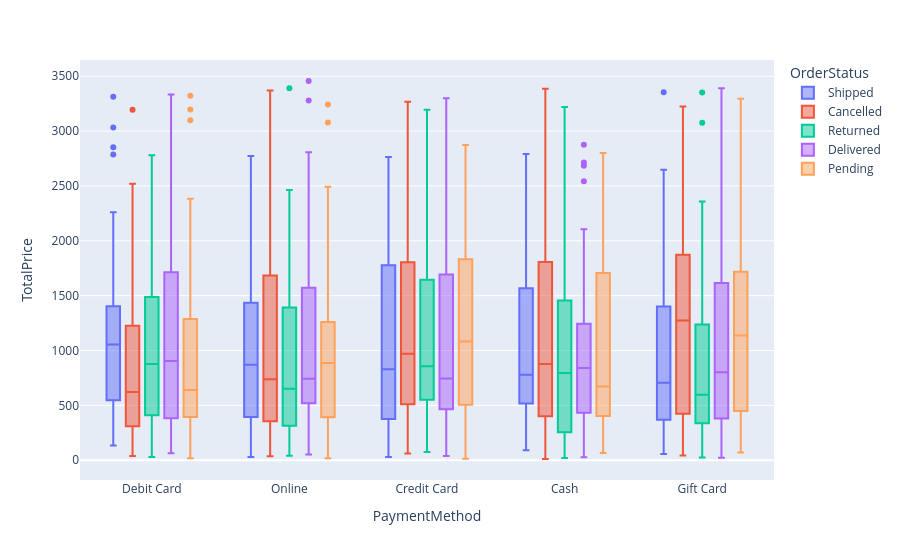

Here is the notebook cell this chart was saved with:
### Markdown cell above
Insight 

The number of items in the cart does not significantly impact whether an order is cancelled or returned. Customers tend to purchase a similar number of items across all order outcomes.

### Code cell
plt.figure(figsize=(15,8))
px.box(df, x="PaymentMethod", y="TotalPrice", color="OrderStatus")

### Figure 1 — Plotly figure (JSON) as saved in the notebook; plotly's stock layout.template omitted (floating-point values rounded to 4 significant figures; data arrays with more than 128 entries replaced by an {"elided": "..."} marker saying what was removed)
{"data": [{"alignmentgroup": "True", "hovertemplate": "OrderStatus=Shipped<br>PaymentMethod=%{x}<br>TotalPrice=%{y}<extra></extra>", "legendgroup": "Shipped", "marker": {"color": "#636efa"}, "name": "Shipped", "notched": false, "offsetgroup": "Shipped", "orientation": "v", "showlegend": true, "type": "box", "x": {"elided": "235 str values"}, "x0": " ", "xaxis": "x", "y": {"elided": "235 float values"}, "y0": " ", "yaxis": "y"}, {"alignmentgroup": "True", "hovertemplate": "OrderStatus=Cancelled<br>PaymentMethod=%{x}<br>TotalPrice=%{y}<extra></extra>", "legendgroup": "Cancelled", "marker": {"color": "#EF553B"}, "name": "Cancelled", "notched": false, "offsetgroup": "Cancelled", "orientation": "v", "showlegend": true, "type": "box", "x": {"elided": "250 str values"}, "x0": " ", "xaxis": "x", "y": {"elided": "250 float values"}, "y0": " ", "yaxis": "y"}, {"alignmentgroup": "True", "hovertemplate": "OrderStatus=Returned<br>PaymentMethod=%{x}<br>TotalPrice=%{y}<extra></extra>", "legendgroup": "Returned", "marker": {"color": "#00cc96"}, "name": "Returned", "notched": false, "offsetgroup": "Returned", "orientation": "v", "showlegend": true, "type": "box", "x": {"elided": "247 str values"}, "x0": " ", "xaxis": "x", "y": {"elided": "247 float values"}, "y0": " ", "yaxis": "y"}, {"alignmentgroup": "True", "hovertemplate": "OrderStatus=Delivered<br>PaymentMethod=%{x}<br>TotalPrice=%{y}<extra></extra>", "legendgroup": "Delivered", "marker": {"color": "#ab63fa"}, "name": "Delivered", "notched": false, "offsetgroup": "Delivered", "orientation": "v", "showlegend": true, "type": "box", "x": {"elided": "231 str values"}, "x0": " ", "xaxis": "x", "y": {"elided": "231 float values"}, "y0": " ", "yaxis": "y"}, {"alignmentgroup": "True", "hovertemplate": "OrderStatus=Pending<br>PaymentMethod=%{x}<br>TotalPrice=%{y}<extra></extra>", "legendgroup": "Pending", "marker": {"color": "#FFA15A"}, "name": "Pending", "notched": false, "offsetgroup": "Pending", "orientation": "v", "showlegend": true, "type": "box", "x": {"elided": "237 str values"}, "x0": " ", "xaxis": "x", "y": {"elided": "237 float values"}, "y0": " ", "yaxis": "y"}], "layout": {"boxmode": "group", "legend": {"title": {"text": "OrderStatus"}, "tracegroupgap": 0}, "margin": {"t": 60}, "xaxis": {"anchor": "y", "domain": [0, 1], "title": {"text": "PaymentMethod"}}, "yaxis": {"anchor": "x", "domain": [0, 1], "title": {"text": "TotalPrice"}}}}
